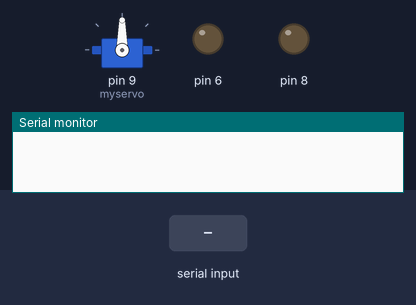
A sketch run on a simulated Arduino Uno, built with avr-gcc and run on an emulated ATmega328P. On the bench: servo, output pins drawn as LEDs (lit = HIGH), the last lines printed to the serial monitor. Dashed ring = blinking. The test bench sets the inputs (shaded band).

Above: at 1.2 s.
1.3 s: "90,45\n" received over Serial
At 1.7 s:
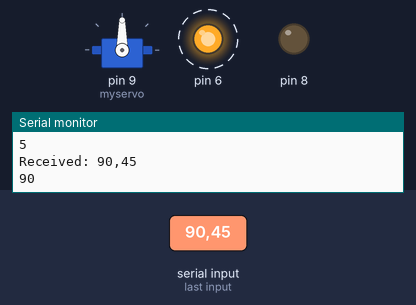
4.3 s: "30,150\n" received over Serial
7.3 s: "123\n" received over Serial
At 12.9 s:
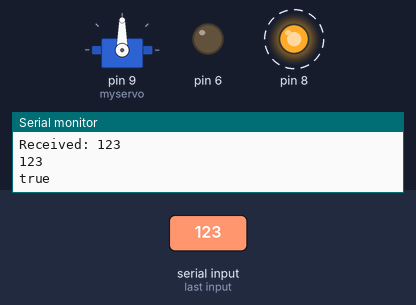
At 16.6 s:
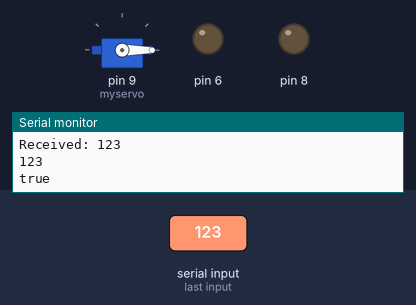
Timing chart, 0 to 19.3 s (numbered marks = the images above; inputs shaded):
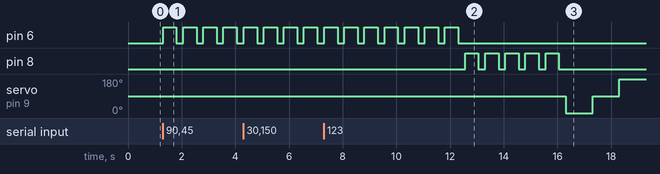

The sketch:

sketch_may8a.ino
```cpp
#include <Servo.h>

String receivedData;
Servo myservo;  // サーボモーターのインスタンス変数を生成

void setup() {
  Serial.begin(9600);  // シリアル通信速度を9600bpsに設定
  pinMode(8, OUTPUT);
  pinMode(6, OUTPUT);
  myservo.attach(9);  // 9番PINをサーボモーターの制御に使用
}

void loop() {

  if (Serial.available() > 0) {
    char receivedChar = Serial.read();
    Serial.println(receivedChar);

    if (receivedChar == '\n') {
      receivedData.trim();

      Serial.print("Received: ");
      Serial.println(receivedData);

      int receivedValue = receivedData.toInt();
      Serial.println(receivedValue);

      if (receivedValue) {
        for (int i = 0; i < 5; i++) {
          digitalWrite(6, HIGH);
          delay(500);
          digitalWrite(6, LOW);
          delay(250);
        }
      }

      if (receivedValue == 123) {
        Serial.println("true");
        for (int i = 0; i < 5; i++) {
          digitalWrite(8, HIGH);
          delay(500);
          digitalWrite(8, LOW);
          delay(250);
        }

        // サーボモータを回転させる
        myservo.write(0);  // 0度の位置にサーボを移動
        delay(1000);
        myservo.write(90);  // 90度の位置にサーボを移動
        delay(1000);
        myservo.write(180);  // 180度の位置にサーボを移動
        delay(1000);
      }

      receivedData = "";
    } else {
      receivedData += receivedChar;
    }
  }
}
```

Measured:
- after the input at 1.3 s, pin 6: alternates HIGH for 0.50 s and LOW for 0.25 s, starting at once
- after the input at 7.3 s, pin 8: alternates HIGH for 0.50 s and LOW for 0.25 s, 10 changes in all, then stays LOW, starting after 5.3 s; servo on pin 9 (myservo): 90° → 0° after 9.0 s, → 90° 1.0 s later, → 180° 1.0 s later
